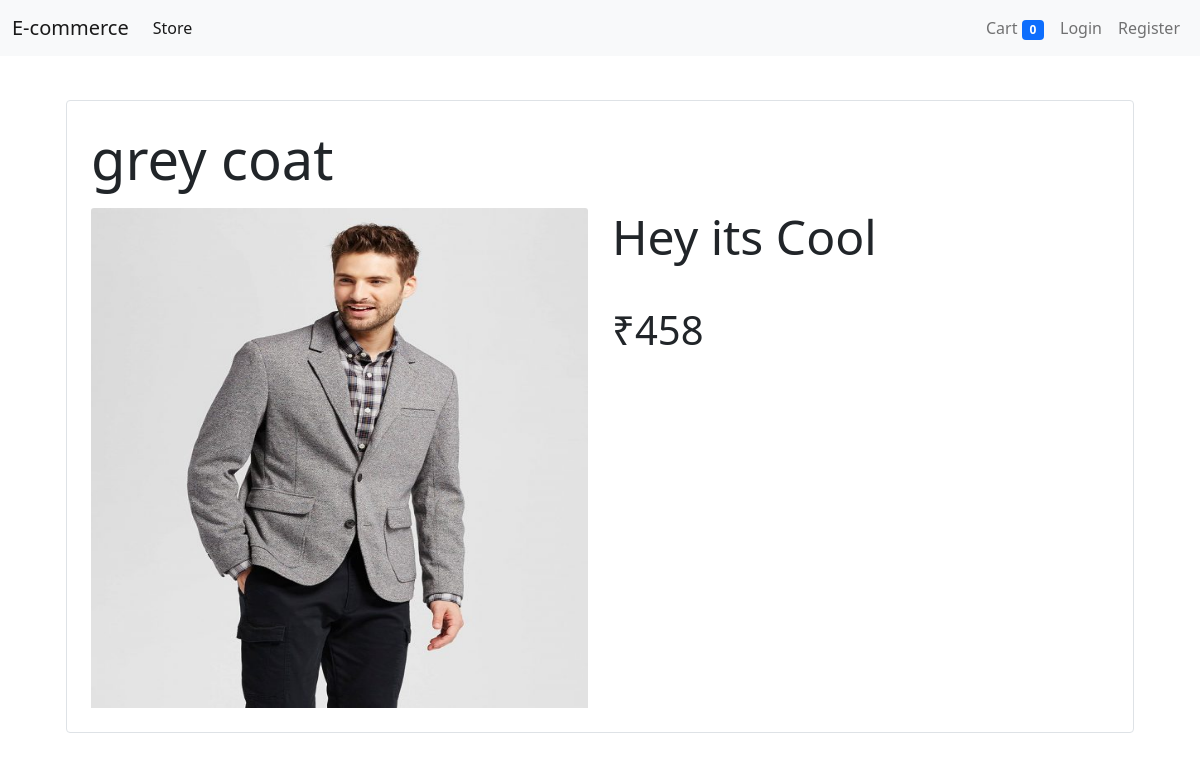
/?details=3, run on the app's committed database.
### products/models.py (models this page shows, shortened)
class Product(models.Model):
    title = models.CharField(max_length=50)
    price = models.IntegerField(default=0)
    category = models.ForeignKey(Categories ,on_delete=models.CASCADE,default=1)
    description = models.CharField(max_length=200,default="Hey its Cool")
    images =  models.ImageField(upload_to="products_images/")

### products/views.py (the view, shortened to what this page needs)
# urls.py: path('', Index.as_view(),name="home_page"),
class Index(View):
    def get(self,request):
        cart = request.session.get('cart')
        prod_id = request.GET.get('details')
        if prod_id:
            try:
                product = Product.objects.get(id = prod_id)
                if product:
                    return render(request,'details.html',{'product':product})
                else:
                    msg = 'The Page you are Trying to Access is Not Possible'
                    return render(request,'details.html',{'msg':msg})
            except Product.DoesNotExist:
                msg = 'The Page you are Trying to Access is Not Possible'
                return render(request,'details.html',{'msg':msg})

### products/templatetags/cart.py (called while the page is built)
@register.filter(name="currency")
def currency(number):
	return "₹"+str(number)

### templates/details.html
{% extends 'base.html' %}
{% block content %}
{% load cart %}
<div class="container" style="margin-top:100px">
    <div class="border rounded p-4 m-4" style="margin-top:300px;padding-top:200px;">
        {% if product %}
        <p class="display-4">{{ product.title }}</p>
        <div class="row">
            <div class="col-lg-6 col-md-6 col-10">
                <img src="{{ product.images.url }}" height="500px"  class="card-img-top" alt="..." />
            </div>
            <div class="col-lg-6 col-md-6 col-10">
                <p class="display-5">{{ product.description }} </p>
                <br>
                <p class="display-6">{{ product.price|currency }}</p>
            </div>
        </div>
        {% elif msg %}
        <p class="display-4">{{ msg }}</p>
        {% endif %}
    </div>
</div>
{% endblock %}

### data on the page
Product: title "grey coat", images (picture), description "Hey its Cool", price "₹458"

### other printed values
{{ request.session.cart.keys|length }} "0"
